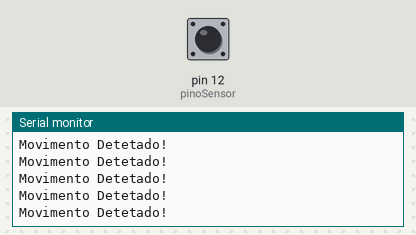
Bench run of a sketch on a simulated Arduino Uno, built with avr-gcc and run on an emulated ATmega328P. On the bench: the last lines printed to the serial monitor. The inputs (shaded band) are chosen by the test bench; at power-on: pin 12 (pinoSensor) HIGH.

Above: at 1.2 s.
1.3 s: pin 12 (pinoSensor) driven LOW
At 2.4 s:
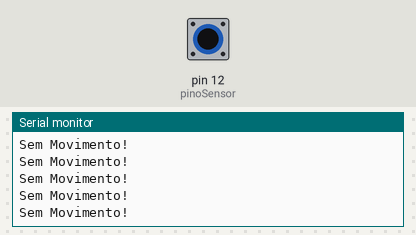
3.2 s: pin 12 (pinoSensor) driven HIGH
At 3.8 s:
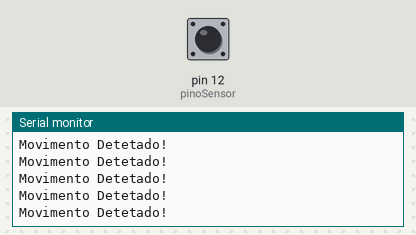
6.2 s: pin 12 (pinoSensor) driven LOW
At 7.3 s:
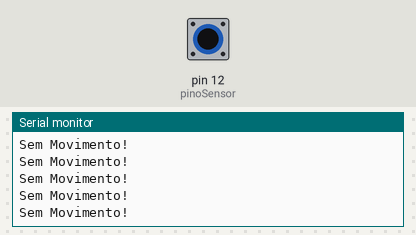
9.2 s: pin 12 (pinoSensor) driven HIGH
At 10.0 s:
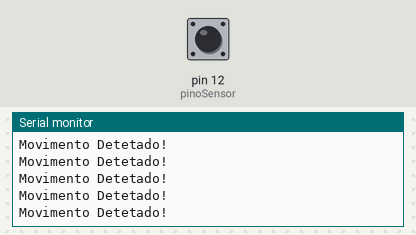
12.2 s: pin 12 (pinoSensor) pulsed LOW 5 times (0.12 s each, 0.3 s apart)
16.7 s: pin 12 (pinoSensor) driven LOW
At 17.2 s:
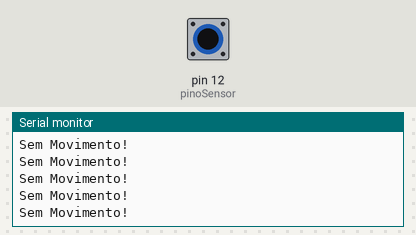

Measured:
- after the input at 1.3 s, the serial monitor: prints a new line after 0.08 s (image 1)
- after the input at 16.7 s, the serial monitor: prints a new line after 0.08 s (image 5)

The sketch:

Teste_SensorMovimento.ino
```cpp
int pinoSensor = 12;
int valorSensor = 0;

void setup() {
  Serial.begin(9600);
  pinMode(pinoSensor, INPUT);
}

void loop() {
  // put your main code here, to run repeatedly:
  valorSensor = digitalRead(pinoSensor);

  if (valorSensor == LOW) {
    Serial.println("Sem Movimento!");
  } else if (valorSensor == HIGH) {
    Serial.println("Movimento Detetado!");
  }
}
```
